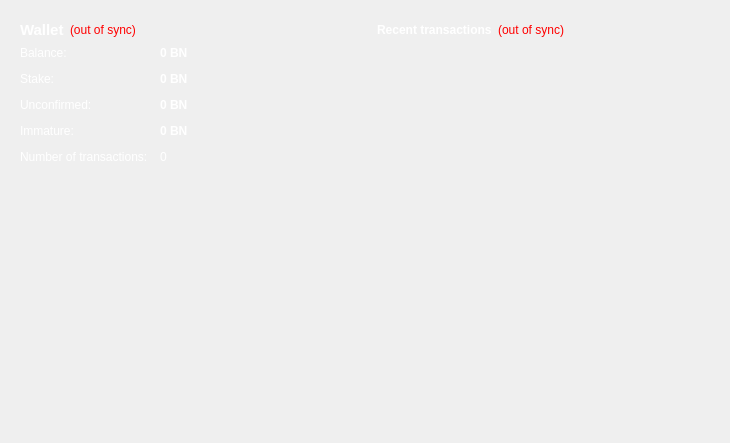
<?xml version="1.0" encoding="UTF-8"?>
<ui version="4.0">
 <class>OverviewPage</class>
 <widget class="QWidget" name="OverviewPage">
  <property name="geometry">
   <rect>
    <x>0</x>
    <y>0</y>
    <width>730</width>
    <height>443</height>
   </rect>
  </property>
  <property name="windowTitle">
   <string>Form</string>
  </property>
  <property name="styleSheet">
   <string notr="true">#OverviewPage { color : #ffffff; } #OverviewPage QToolTip { color: #ffffff; background-color: #646464; border:0px;}</string>
  </property>
  <layout class="QHBoxLayout" name="horizontalLayout" stretch="1,1">
   <item>
    <layout class="QVBoxLayout" name="verticalLayout_2">
     <item>
      <widget class="QFrame" name="frame">
       <property name="styleSheet">
        <string notr="true">#frame { color: #ffffff; }</string>
       </property>
       <property name="frameShadow">
        <enum>QFrame::Plain</enum>
       </property>
       <property name="lineWidth">
        <number>0</number>
       </property>
       <layout class="QVBoxLayout" name="verticalLayout_4">
        <item>
         <layout class="QHBoxLayout" name="horizontalLayout_4">
          <item>
           <widget class="QLabel" name="label_5">
            <property name="font">
             <font>
              <pointsize>11</pointsize>
              <weight>75</weight>
              <bold>true</bold>
             </font>
            </property>
            <property name="styleSheet">
             <string notr="true">color: #ffffff;</string>
            </property>
            <property name="text">
             <string>Wallet</string>
            </property>
           </widget>
          </item>
          <item>
           <widget class="QLabel" name="labelWalletStatus">
            <property name="toolTip">
             <string>The displayed information may be out of date. Your wallet automatically synchronizes with the UnionCoin network after a connection is established, but this process has not completed yet.</string>
            </property>
            <property name="styleSheet">
             <string notr="true">QLabel { color: red; }</string>
            </property>
            <property name="text">
             <string notr="true">(out of sync)</string>
            </property>
            <property name="alignment">
             <set>Qt::AlignLeading|Qt::AlignLeft|Qt::AlignVCenter</set>
            </property>
           </widget>
          </item>
          <item>
           <spacer name="horizontalSpacer_2">
            <property name="orientation">
             <enum>Qt::Horizontal</enum>
            </property>
            <property name="sizeHint" stdset="0">
             <size>
              <width>40</width>
              <height>20</height>
             </size>
            </property>
           </spacer>
          </item>
         </layout>
        </item>
        <item>
         <layout class="QFormLayout" name="formLayout_2">
          <property name="fieldGrowthPolicy">
           <enum>QFormLayout::AllNonFixedFieldsGrow</enum>
          </property>
          <property name="horizontalSpacing">
           <number>12</number>
          </property>
          <property name="verticalSpacing">
           <number>12</number>
          </property>
          <item row="0" column="0">
           <widget class="QLabel" name="label">
            <property name="styleSheet">
             <string notr="true">color: #ffffff;</string>
            </property>
            <property name="text">
             <string>Balance:</string>
            </property>
           </widget>
          </item>
          <item row="0" column="1">
           <widget class="QLabel" name="labelBalance">
            <property name="font">
             <font>
              <weight>75</weight>
              <bold>true</bold>
             </font>
            </property>
            <property name="cursor">
             <cursorShape>IBeamCursor</cursorShape>
            </property>
            <property name="toolTip">
             <string>Your current balance</string>
            </property>
            <property name="styleSheet">
             <string notr="true">color: #ffffff;</string>
            </property>
            <property name="text">
             <string notr="true">0 BN</string>
            </property>
            <property name="textInteractionFlags">
             <set>Qt::LinksAccessibleByMouse|Qt::TextSelectableByKeyboard|Qt::TextSelectableByMouse</set>
            </property>
           </widget>
          </item>
          <item row="1" column="0">
           <widget class="QLabel" name="label_6">
            <property name="styleSheet">
             <string notr="true">color: #ffffff;</string>
            </property>
            <property name="text">
             <string>Stake:</string>
            </property>
           </widget>
          </item>
          <item row="1" column="1">
           <widget class="QLabel" name="labelStake">
            <property name="font">
             <font>
              <weight>75</weight>
              <bold>true</bold>
             </font>
            </property>
            <property name="cursor">
             <cursorShape>IBeamCursor</cursorShape>
            </property>
            <property name="toolTip">
             <string>Total of coins that was staked, and do not yet count toward the current balance</string>
            </property>
            <property name="styleSheet">
             <string notr="true">color: #ffffff;</string>
            </property>
            <property name="text">
             <string notr="true">0 BN</string>
            </property>
            <property name="textInteractionFlags">
             <set>Qt::LinksAccessibleByMouse|Qt::TextSelectableByKeyboard|Qt::TextSelectableByMouse</set>
            </property>
           </widget>
          </item>
          <item row="2" column="0">
           <widget class="QLabel" name="label_3">
            <property name="styleSheet">
             <string notr="true">color: #ffffff;</string>
            </property>
            <property name="text">
             <string>Unconfirmed:</string>
            </property>
           </widget>
          </item>
          <item row="2" column="1">
           <widget class="QLabel" name="labelUnconfirmed">
            <property name="font">
             <font>
              <weight>75</weight>
              <bold>true</bold>
             </font>
            </property>
            <property name="cursor">
             <cursorShape>IBeamCursor</cursorShape>
            </property>
            <property name="toolTip">
             <string>Total of transactions that have yet to be confirmed, and do not yet count toward the current balance</string>
            </property>
            <property name="styleSheet">
             <string notr="true">color: #ffffff;</string>
            </property>
            <property name="text">
             <string notr="true">0 BN</string>
            </property>
            <property name="textInteractionFlags">
             <set>Qt::LinksAccessibleByMouse|Qt::TextSelectableByKeyboard|Qt::TextSelectableByMouse</set>
            </property>
           </widget>
          </item>
          <item row="3" column="0">
           <widget class="QLabel" name="labelImmatureText">
            <property name="styleSheet">
             <string notr="true">color: #ffffff;</string>
            </property>
            <property name="text">
             <string>Immature:</string>
            </property>
           </widget>
          </item>
          <item row="3" column="1">
           <widget class="QLabel" name="labelImmature">
            <property name="font">
             <font>
              <weight>75</weight>
              <bold>true</bold>
             </font>
            </property>
            <property name="toolTip">
             <string>Mined balance that has not yet matured</string>
            </property>
            <property name="styleSheet">
             <string notr="true">color: #ffffff;</string>
            </property>
            <property name="text">
             <string notr="true">0 BN</string>
            </property>
            <property name="textInteractionFlags">
             <set>Qt::LinksAccessibleByMouse|Qt::TextSelectableByKeyboard|Qt::TextSelectableByMouse</set>
            </property>
           </widget>
          </item>
          <item row="4" column="0">
           <widget class="QLabel" name="label_2">
            <property name="styleSheet">
             <string notr="true">color: #ffffff;</string>
            </property>
            <property name="text">
             <string>Number of transactions:</string>
            </property>
           </widget>
          </item>
          <item row="4" column="1">
           <widget class="QLabel" name="labelNumTransactions">
            <property name="toolTip">
             <string>Total number of transactions in wallet</string>
            </property>
            <property name="styleSheet">
             <string notr="true">color: #ffffff;</string>
            </property>
            <property name="text">
             <string notr="true">0</string>
            </property>
           </widget>
          </item>
         </layout>
        </item>
       </layout>
      </widget>
     </item>
     <item>
      <spacer name="verticalSpacer">
       <property name="orientation">
        <enum>Qt::Vertical</enum>
       </property>
       <property name="sizeHint" stdset="0">
        <size>
         <width>20</width>
         <height>40</height>
        </size>
       </property>
      </spacer>
     </item>
     <item>
      <widget class="QLabel" name="label_6">
       <property name="text">
        <string/>
       </property>
       <property name="pixmap">
        <pixmap resource="../bitcoin.qrc">:/images/backg</pixmap>
       </property>
       <property name="scaledContents">
        <bool>false</bool>
       </property>
       <property name="alignment">
        <set>Qt::AlignLeading|Qt::AlignLeft|Qt::AlignVCenter</set>
       </property>
       <property name="margin">
        <number>9</number>
       </property>
      </widget>
     </item>
    </layout>
   </item>
   <item>
    <layout class="QVBoxLayout" name="verticalLayout_3">
     <item>
      <widget class="QFrame" name="frame_2">
       <property name="styleSheet">
        <string notr="true">#frame_2 { color: #ffffff; }</string>
       </property>
       <property name="frameShadow">
        <enum>QFrame::Plain</enum>
       </property>
       <property name="lineWidth">
        <number>0</number>
       </property>
       <layout class="QVBoxLayout" name="verticalLayout">
        <item>
         <layout class="QHBoxLayout" name="horizontalLayout_2">
          <item>
           <widget class="QLabel" name="label_4">
            <property name="styleSheet">
             <string notr="true">color: #ffffff;</string>
            </property>
            <property name="text">
             <string>&lt;b&gt;Recent transactions&lt;/b&gt;</string>
            </property>
           </widget>
          </item>
          <item>
           <widget class="QLabel" name="labelTransactionsStatus">
            <property name="toolTip">
             <string>The displayed information may be out of date. Your wallet automatically synchronizes with the UnionCoin network after a connection is established, but this process has not completed yet.</string>
            </property>
            <property name="styleSheet">
             <string notr="true">QLabel { color: red; }</string>
            </property>
            <property name="text">
             <string notr="true">(out of sync)</string>
            </property>
            <property name="alignment">
             <set>Qt::AlignRight|Qt::AlignTrailing|Qt::AlignVCenter</set>
            </property>
           </widget>
          </item>
          <item>
           <spacer name="horizontalSpacer">
            <property name="orientation">
             <enum>Qt::Horizontal</enum>
            </property>
            <property name="sizeHint" stdset="0">
             <size>
              <width>40</width>
              <height>20</height>
             </size>
            </property>
           </spacer>
          </item>
         </layout>
        </item>
        <item>
         <widget class="QListView" name="listTransactions">
          <property name="styleSheet">
           <string notr="true">QListView { background: transparent; color:#ffffff;}</string>
          </property>
          <property name="frameShape">
           <enum>QFrame::NoFrame</enum>
          </property>
          <property name="verticalScrollBarPolicy">
           <enum>Qt::ScrollBarAlwaysOff</enum>
          </property>
          <property name="horizontalScrollBarPolicy">
           <enum>Qt::ScrollBarAlwaysOff</enum>
          </property>
          <property name="selectionMode">
           <enum>QAbstractItemView::NoSelection</enum>
          </property>
         </widget>
        </item>
       </layout>
      </widget>
     </item>
     <item>
      <spacer name="verticalSpacer_2">
       <property name="orientation">
        <enum>Qt::Vertical</enum>
       </property>
       <property name="sizeHint" stdset="0">
        <size>
         <width>20</width>
         <height>40</height>
        </size>
       </property>
      </spacer>
     </item>
    </layout>
   </item>
  </layout>
 </widget>
 <resources>
  <include location="../bitcoin.qrc"/>
 </resources>
 <connections/>
</ui>
